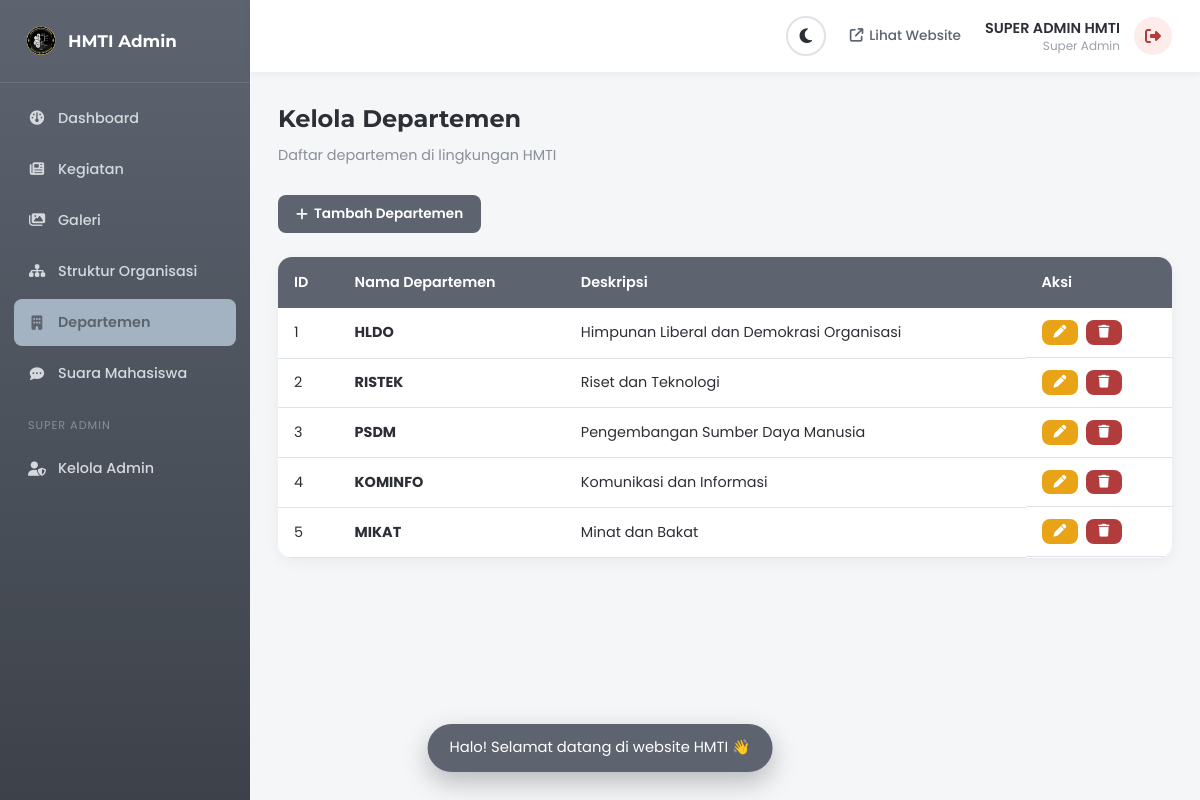
/admin/departemen/index.php (signed in), run on the app's committed database.
### tables this page shows
CREATE TABLE `departemen` (
  `id` int(11) NOT NULL,
  `nama_departemen` varchar(50) NOT NULL,
  `deskripsi` text DEFAULT NULL
);

### admin/departemen/index.php (the view, shortened to what this page needs)
<?php
include __DIR__ . '/../includes/header.php';
?>
<div class="page-header">
    <h1>Kelola Departemen</h1>
    <p>Daftar departemen di lingkungan HMTI</p>
</div>
<?php
$query = "SELECT id, nama_departemen, deskripsi FROM departemen ORDER BY id ASC";
$result = mysqli_query($koneksi, $query);
?>
<div class="admin-toolbar">
    <a href="tambah.php" class="btn-admin btn-admin-primary">
        <i class="fa-solid fa-plus"></i> Tambah Departemen
    </a>
</div>
<div class="admin-table-wrapper">
    <table class="admin-table">
        <thead>
            <tr>
                <th>ID</th>
                <th>Nama Departemen</th>
                <th>Deskripsi</th>
                <th>Aksi</th>
            </tr>
        </thead>
        <tbody>
            <?php if ($result && mysqli_num_rows($result) > 0): ?>
                <?php while ($row = mysqli_fetch_assoc($result)): ?>
                    <tr>
                        <td><?= $row['id'] ?></td>
                        <td><strong><?= htmlspecialchars($row['nama_departemen']) ?></strong></td>
                        <td style="max-width:400px;"><?= nl2br(htmlspecialchars(substr($row['deskripsi'], 0, 150))) ?><?= strlen($row['deskripsi']) > 150 ? '...' : '' ?></td>
                        <td class="td-actions">
                            <a href="edit.php?id=<?= $row['id'] ?>" class="btn-admin btn-admin-warning btn-admin-sm" title="Edit">
                                <i class="fa-solid fa-pen"></i>
                            </a>
                            <form method="POST" action="hapus.php" class="admin-form-inline" onsubmit="return confirm('Yakin ingin menghapus departemen ini? Semua anggota di departemen ini juga akan terpengaruh.')">
                                <button type="submit" class="btn-admin btn-admin-danger btn-admin-sm" title="Hapus">
                                    <i class="fa-solid fa-trash"></i>
                                </button>
                            </form>
                        </td>
                    </tr>
                <?php endwhile; ?>
            <?php endif; ?>
        </tbody>
    </table>
</div>
<?php include __DIR__ . '/../includes/footer.php'; ?>

### admin/includes/header.php (shortened to what this page needs)
<?php
$current_page = basename($_SERVER['PHP_SELF']);
$current_folder = basename(dirname($_SERVER['PHP_SELF']));
?>
<!DOCTYPE html>
<html lang="id" data-theme="light">
<head>
    <link rel="stylesheet" href="https://cdnjs.cloudflare.com/ajax/libs/font-awesome/6.5.1/css/all.min.css">
    <link rel="stylesheet" href="<?= BASE_URL ?>/assets/css/global.css?v=<?= (int)@filemtime(__DIR__ . '/../../assets/css/global.css') ?>">
    <link rel="stylesheet" href="<?= BASE_URL ?>/assets/css/admin.css?v=<?= (int)@filemtime(__DIR__ . '/../../assets/css/admin.css') ?>">
</head>
<body class="admin-body">
<div class="admin-layout">
    <aside class="admin-sidebar" id="adminSidebar">
        <div class="admin-brand">
            <img src="<?= BASE_URL ?>/assets/img/logo/logo-hmti.png" alt="Logo HMTI">
            <span>HMTI Admin</span>
        </div>
        <nav class="admin-nav">
            <a href="<?= BASE_URL ?>/admin/dashboard.php" class="<?= $current_page == 'dashboard.php' ? 'active' : '' ?>">
                <i class="fa-solid fa-gauge"></i> Dashboard
            </a>
            <a href="<?= BASE_URL ?>/admin/kegiatan/index.php" class="<?= $current_folder == 'kegiatan' ? 'active' : '' ?>">
                <i class="fa-solid fa-newspaper"></i> Kegiatan
            </a>
            <a href="<?= BASE_URL ?>/admin/galeri/index.php" class="<?= $current_folder == 'galeri' ? 'active' : '' ?>">
                <i class="fa-solid fa-images"></i> Galeri
            </a>
            <a href="<?= BASE_URL ?>/admin/struktur-organisasi/index.php" class="<?= $current_folder == 'struktur-organisasi' ? 'active' : '' ?>">
                <i class="fa-solid fa-sitemap"></i> Struktur Organisasi
            </a>
            <a href="<?= BASE_URL ?>/admin/departemen/index.php" class="<?= $current_folder == 'departemen' ? 'active' : '' ?>">
                <i class="fa-solid fa-building"></i> Departemen
            </a>
            <a href="<?= BASE_URL ?>/admin/suara-mahasiswa/index.php" class="<?= $current_folder == 'suara-mahasiswa' ? 'active' : '' ?>">
                <i class="fa-solid fa-comment-dots"></i> Suara Mahasiswa
            </a>
            <?php if ($_SESSION['role'] === 'super_admin'): ?>
                <div class="admin-nav-divider">Super Admin</div>
                <a href="<?= BASE_URL ?>/admin/kelola-admin/index.php" class="<?= $current_folder == 'kelola-admin' ? 'active' : '' ?>">
                    <i class="fa-solid fa-user-shield"></i> Kelola Admin
                </a>
            <?php endif; ?>
        </nav>
    </aside>
    <div class="admin-main">
        <header class="admin-topbar">
            <div class="admin-topbar-right">
                <button class="theme-toggle" id="themeToggle" aria-label="Toggle dark mode" title="Ganti tema" style="border-color:var(--border-color);">
                    <i class="fa-solid fa-moon"></i>
                </button>
                <a href="<?= BASE_URL ?>/index.php" target="_blank" class="topbar-link">
                    <i class="fa-solid fa-arrow-up-right-from-square"></i> <span>Lihat Website</span>
                </a>
                <div class="admin-user-menu">
                    <span class="admin-user-name">
                        <?= htmlspecialchars($_SESSION['nama']) ?>
                        <small><?= $_SESSION['role'] === 'super_admin' ? 'Super Admin' : 'Admin' ?></small>
                    </span>
                    <a href="<?= BASE_URL ?>/auth/logout.php" class="btn-logout" title="Logout">
                        <i class="fa-solid fa-right-from-bracket"></i>
                    </a>
                </div>
            </div>
        </header>
        <main class="admin-content">

### admin/includes/footer.php (shortened to what this page needs)
</main>
    </div>
</div>
</body>
</html>

### assets/css/global.css (style rules this page uses)
:root { --hmti-dark: #5d6470; --hmti-light: #a3b3c1; --hmti-bg: #f4f6f8; --hmti-white: #ffffff; --hmti-text: #2d2f36; --card-bg: #ffffff; --card-shadow: rgba(0, 0, 0, 0.06); --card-hover-shadow: rgba(0, 0, 0, 0.12); --border-color: #dfe3e7; --text-secondary: #6b6f76; --text-muted: #8a8f98; --nav-bg: #ffffff; --footer-text: #ffffff; --header-shadow: rgba(0, 0, 0, 0.08); --section-alt-bg: #ffffff; --input-bg: #ffffff; --hover-bg: #f8f9fa; --overlay-bg: rgba(0, 0, 0, 0.5); --lightbox-bg: rgba(20, 22, 26, 0.92); --danger-color: #b23b3b; --danger-bg: #fdecea; --success-color: #1e7e42; --success-bg: #e6f7ed; --warning-color: #e8a317; --hero-overlay: linear-gradient(180deg, rgba(93, 100, 112, 0.75), rgba(93, 100, 112, 0.9)); --detail-overlay: linear-gradient(180deg, rgba(93, 100, 112, 0.3), rgba(30, 32, 36, 0.9)); --font-heading: "Montserrat", sans-serif; --font-body: "Poppins", sans-serif; }
html { transition: background-color 0.3s ease, color 0.3s ease; }
body { transition: background-color 0.3s ease, color 0.3s ease; }
*, *::before, *::after { transition: background-color 0.25s ease, border-color 0.25s ease, color 0.25s ease, box-shadow 0.25s ease; }
* { margin: 0; padding: 0; box-sizing: border-box; }
body { font-family: var(--font-body); color: var(--hmti-text); background-color: var(--hmti-bg); line-height: 1.6; }
h1, h2, h3, h4, h5, h6 { font-family: var(--font-heading); }
a { text-decoration: none; color: inherit; }
img { max-width: 100%; display: block; }
.theme-toggle { display: inline-flex; align-items: center; justify-content: center; width: 40px; height: 40px; border-radius: 50%; background: none; border: 2px solid var(--border-color); color: var(--hmti-text); cursor: pointer; font-size: 1.05rem; transition: all 0.3s ease; flex-shrink: 0; }
.theme-toggle .fa-moon { display: inline-block; }
html { scroll-behavior: smooth; }

### data on the page
departemen: id "1", nama_departemen "HLDO", deskripsi "Himpunan Liberal dan Demokrasi Organisasi"
departemen: id "2", nama_departemen "RISTEK", deskripsi "Riset dan Teknologi"
departemen: id "3", nama_departemen "PSDM", deskripsi "Pengembangan Sumber Daya Manusia"
departemen: id "4", nama_departemen "KOMINFO", deskripsi "Komunikasi dan Informasi"
departemen: id "5", nama_departemen "MIKAT", deskripsi "Minat dan Bakat"

### other printed values
$_SESSION['nama'] "SUPER ADMIN HMTI"
